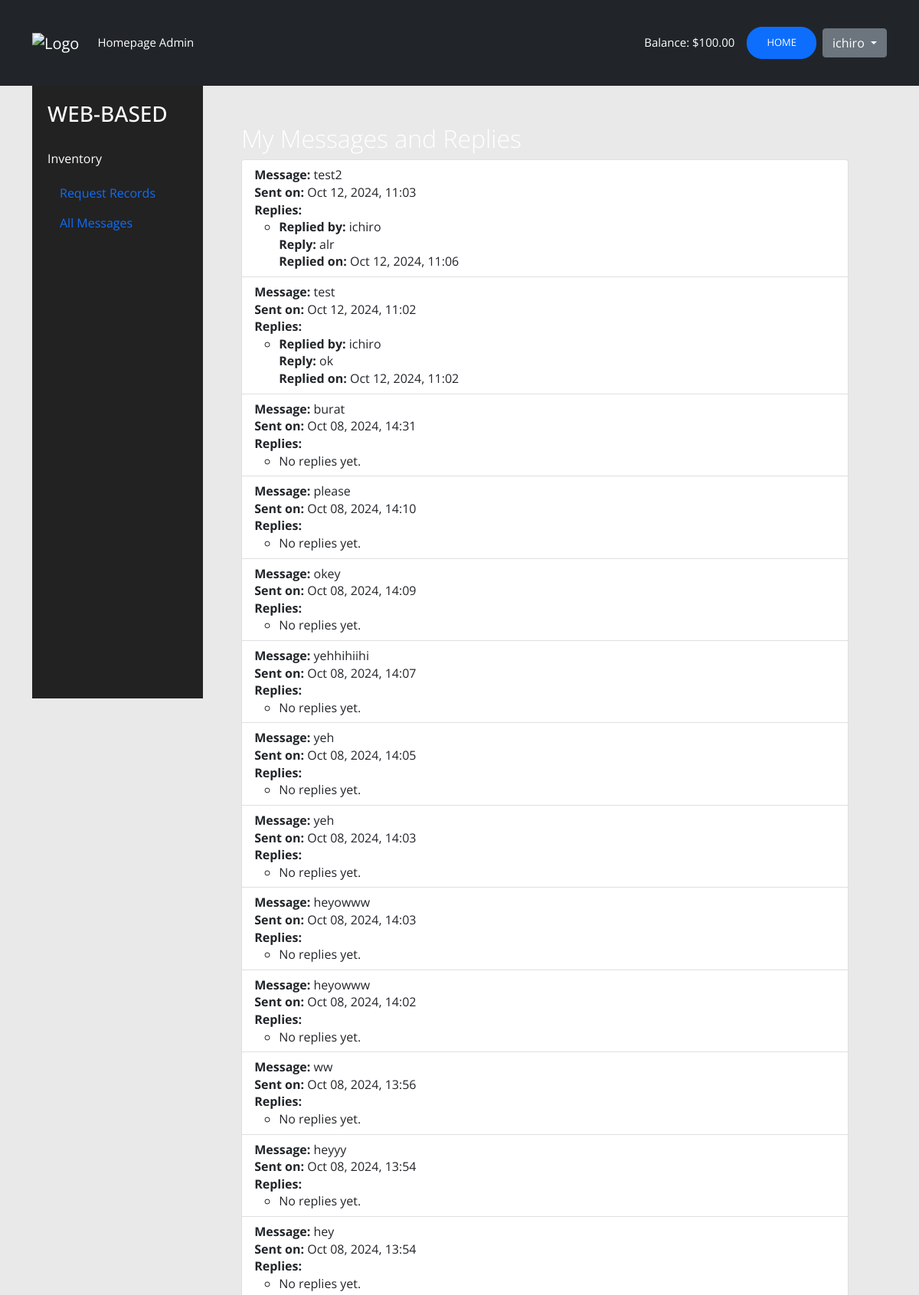
The app's page /contact/my_replies/ (signed in, upper part), older data.
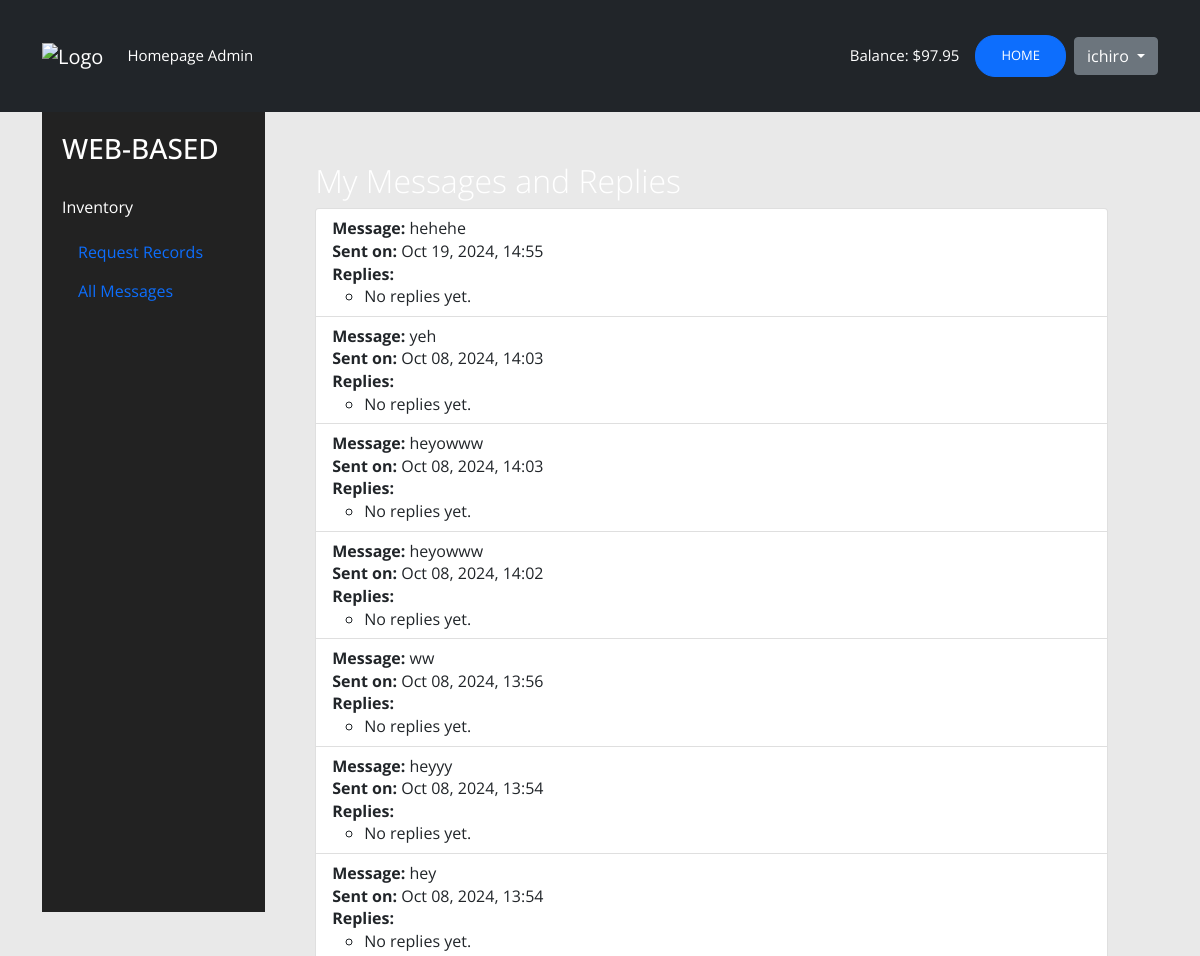
The same page, newer data.
### myapp/models.py (models this page shows, shortened)
class UserProfile(models.Model):
    user = models.OneToOneField(User, on_delete=models.CASCADE)
    company_name = models.CharField(max_length=255)
    full_name = models.CharField(max_length=255)
    mobile_number = models.CharField(max_length=15)
    business_title = models.CharField(max_length=255)
    balance = models.DecimalField(max_digits=10, decimal_places=2, default=0.00)  # Add this line

### contact/models.py (models this page shows, shortened)
class Message(models.Model):
    user = models.ForeignKey(User, on_delete=models.CASCADE)  # Automatically assigned
    content = models.TextField()
    image = models.ImageField(upload_to='messages/', blank=True, null=True)  # New image field
    created_at = models.DateTimeField(auto_now_add=True)

class Reply(models.Model):
    message = models.ForeignKey(Message, related_name='replies', on_delete=models.CASCADE)  # Link to a specific message
    user = models.ForeignKey(User, on_delete=models.CASCADE)  # User who replied
    content = models.TextField()
    image = models.ImageField(upload_to='replies/', blank=True, null=True)  # New image field
    created_at = models.DateTimeField(auto_now_add=True)

### contact/views.py (the view)
# urls.py: path('my_replies/', my_replies, name='replies'),  # Add this line
@login_required
def my_replies(request):
    messages = Message.objects.filter(user=request.user).order_by('-created_at')  # Order by created_at
    message_replies = {message: Reply.objects.filter(message=message).order_by('-created_at') for message in messages}
    return render(request, 'users/replies.html', {'message_replies': message_replies})

### templates/users/replies.html (shortened to what this page needs)
{% extends 'users/base.html' %}
{% load crispy_forms_tags %}
{% load static %}
{% block content %}
<link rel="stylesheet" href="{% static 'css/main.css' %}">
<div class="container" style="display: flex;">
    <div class="side-nav" style="background-color: #222; width: 20%; height: 100vh; padding: 20px; color: white;">
        <h3 style="color: white; margin-bottom: 30px;">WEB-BASED</h3>
        <a href="{% url 'inventory' %}" style="display: block; color: white; margin-bottom: 15px;">Inventory</a>
        {% if user.is_superuser %}
        <a class="nav-link active cool-font" aria-current="page" href="{% url 'admin_page' %}">Request Records</a>
        <a class="nav-link active cool-font" aria-current="page" href="{% url 'all_messages' %}">All Messages</a>
        {% endif %}
    </div>
    <div class="main-content" style="width: 80%; padding: 50px;">
        <h2>My Messages and Replies</h2>
        {% if message_replies %}
            <ul class="list-group">
                {% for message, replies in message_replies.items %}
                <li class="list-group-item">
                    <strong>Message:</strong> {{ message.content }}<br>
                    <strong>Sent on:</strong> {{ message.created_at|date:"M d, Y, H:i" }}<br>
                    <strong>Replies:</strong>
                    <ul>
                        {% for reply in replies %}
                        <li>
                            <strong>Replied by:</strong> {{ reply.user.username }}<br>
                            <strong>Reply:</strong> {{ reply.content }}<br>
                            <strong>Replied on:</strong> {{ reply.created_at|date:"M d, Y, H:i" }}<br>
                        </li>
                        {% empty %}
                        <li>No replies yet.</li>
                        {% endfor %}
                    </ul>
                </li>
                {% endfor %}
            </ul>
        {% else %}
            <p>No messages found.</p>
        {% endif %}
    </div>
</div>
{% endblock %}

### templates/users/base.html (shortened to what this page needs)
<!doctype html>
{% load static %}
<html lang="en">
<head>
    <link rel="stylesheet" href="{% static 'users/css/main.css' %}" type="text/css">
    <link href="https://cdn.jsdelivr.net/npm/bootstrap@5.0.0-beta3/dist/css/bootstrap.min.css" rel="stylesheet">
</head>
<body id="bg" style="background-image: url({% static 'users/images/bg.png' %});">
<nav class="navbar navbar-expand-lg navbar-dark bg-dark" id="main-navbar">
    <div class="container">
        <a class="navbar-brand" href="{% url 'home' %}"><img src="{% static 'images/in-logo-1.svg' %}" alt="Logo"></a>
        <div class="collapse navbar-collapse" id="navbarNavAltMarkup">
            <div class="navbar-nav">
                {% if user.is_superuser %}
                    <a class="nav-link active cool-font" aria-current="page" href="#">Homepage Admin</a>
                {% else %}
                    <a class="nav-link active" aria-current="page" href="#">Homepage</a>
                {% endif %}
            </div>
            <div class="d-flex align-items-center ms-auto" id="authstyle">
                {% if user.is_authenticated %}
                    {% with user_profile=user.userprofile %}
                        <span class="text-white me-3">Balance: ${{ user_profile.balance }}</span>
                    {% endwith %}
                    <a href="{% url 'homepage' %}" class="btn btn-primary me-2" id="header-links">Home</a>
                    <div class="dropdown">
                        <button class="btn btn-secondary dropdown-toggle" type="button" id="dropdownMenuButton" data-bs-toggle="dropdown" aria-expanded="false">
                            {{ user.username }}
                        </button>
                    </div>
                {% else %}
                    <a href="{% url 'register' %}" class="btn btn-primary me-2" id="header-links">Create Account</a>
                    <a href="{% url 'login' %}" class="btn btn-primary" id="header-links">Log In</a>
                {% endif %}
            </div>
        </div>
    </div>
</nav>
<div>
    {% block content %}{% endblock content %}
</div>
</body>
</html>

Row changes from the older to the newer data that the page shows:
removed Message: content "test2", created_at "Oct 12, 2024, 11:03"
removed Reply: user.username "ichiro", content "alr", created_at "Oct 12, 2024, 11:06", shown under "test2"
removed Message: content "test", created_at "Oct 12, 2024, 11:02"
removed Reply: user.username "ichiro", content "ok", created_at "Oct 12, 2024, 11:02", shown under "test"
removed Message: content "burat", created_at "Oct 08, 2024, 14:31"
removed Message: content "please", created_at "Oct 08, 2024, 14:10"
removed Message: content "okey", created_at "Oct 08, 2024, 14:09"
removed Message: content "yehhihiihi", created_at "Oct 08, 2024, 14:07"
removed Message: content "yeh", created_at "Oct 08, 2024, 14:05"
changed UserProfile: balance "100.00" → "97.95"
added Message: content "hehehe", created_at "Oct 19, 2024, 14:55"
